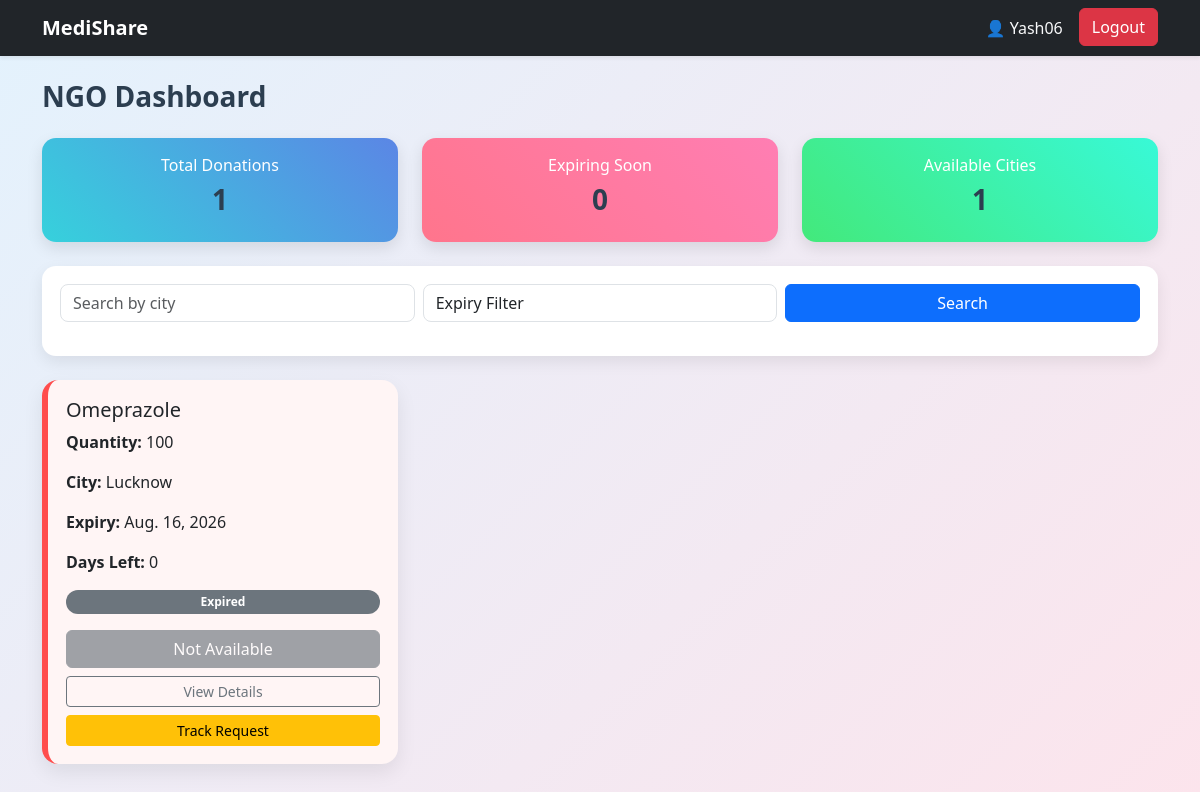
/ngo/ (signed in), run on the app's committed database.
### core/models.py (models this page shows, shortened)
class User(AbstractUser):
    ROLE_CHOICES = (
        ('DONOR', 'Donor'),
        ('NGO', 'NGO'),
    )
    role = models.CharField(max_length=10, choices=ROLE_CHOICES, default='DONOR')
    phone = models.CharField(max_length=15, blank=True, null=True)
    address = models.TextField(blank=True, null=True)

class MedicineDonation(models.Model):
    STATUS_CHOICES = [
        ('PENDING', 'Pending'),
        ('APPROVED', 'Approved'),
    ]
    donor = models.ForeignKey(User, on_delete=models.CASCADE)
    medicine_name = models.CharField(max_length=100)
    quantity = models.IntegerField()
    expiry_date = models.DateField()
    city = models.CharField(max_length=100)
    status = models.CharField(max_length=10, choices=STATUS_CHOICES, default='PENDING')
    image = models.ImageField(upload_to='medicine_images/', blank=True, null=True)

### core/views.py (the view)
# urls.py: path('ngo/', views.ngo_dashboard, name='ngo_dashboard'),
@login_required
def ngo_dashboard(request):
    if request.user.role != 'NGO':
        return redirect('dashboard')
    donations = MedicineDonation.objects.filter(status='APPROVED')
    for d in donations:
        if d.expiry_date:
            d.days_left = (d.expiry_date - date.today()).days
        else:
            d.days_left = 0
        d.user_request = MedicineRequest.objects.filter(
            ngo=request.user,
            donation=d
        ).first()
    expiring_count = sum(1 for d in donations if 0 < d.days_left <= 7)
    city_count = len(set(d.city for d in donations))
    return render(request, 'ngo_dashboard.html', {
        'donations': donations,
        'expiring_count': expiring_count,
        'city_count': city_count
    })

### core/templates/ngo_dashboard.html (shortened to what this page needs)
{% include 'navbar.html' %}
<!DOCTYPE html>
<html>
<head>
<link href="https://cdn.jsdelivr.net/npm/bootstrap@5.3.0/dist/css/bootstrap.min.css" rel="stylesheet">
</head>
<body>
<div class="container mt-4">
<h3 class="mb-4">NGO Dashboard</h3>
<div class="row mb-4">
    <div class="col-md-4">
        <div class="stats-card stats1">
            <h6>Total Donations</h6>
            <h3>{{ donations|length }}</h3>
        </div>
    </div>
    <div class="col-md-4">
        <div class="stats-card stats2">
            <h6>Expiring Soon</h6>
            <h3>{{ expiring_count }}</h3>
        </div>
    </div>
    <div class="col-md-4">
        <div class="stats-card stats3">
            <h6>Available Cities</h6>
            <h3>{{ city_count }}</h3>
        </div>
    </div>
</div>
<div class="filter-box mb-4">
<form method="GET" class="row g-2">
    <div class="col-md-4">
        <input type="text" name="city" value="{{ request.GET.city }}" placeholder="Search by city" class="form-control">
    </div>
    <div class="col-md-4">
        <select name="expiry" class="form-control">
            <option value="">Expiry Filter</option>
        </select>
    </div>
    <div class="col-md-4">
        <button class="btn btn-primary w-100">Search</button>
    </div>
</form>
</div>
<div class="row">
{% for d in donations %}
<div class="col-md-4">
<div class="card {% if d.days_left <= 7 %}priority{% endif %}">
    <h5 class="mb-2">{{ d.medicine_name }}</h5>
    <p><strong>Quantity:</strong> {{ d.quantity }}</p>
    <p><strong>City:</strong> {{ d.city }}</p>
    <p><strong>Expiry:</strong> {{ d.expiry_date }}</p>
    <p><strong>Days Left:</strong> {{ d.days_left|default:"0" }}</p>
    {% if d.days_left <= 7 and d.days_left > 0 %}
        <span class="badge bg-danger">Expiring Soon</span>
    {% elif d.days_left > 0 %}
        <span class="badge bg-success">Available</span>
    {% else %}
        <span class="badge bg-secondary">Expired</span>
    {% endif %}
    <div class="d-grid gap-2 mt-3">
        {% if d.days_left > 0 %}
        <form action="{% url 'request_medicine' d.id %}" method="POST">
            {% csrf_token %}
            <input type="number" name="quantity" class="form-control mb-2"
                   placeholder="Enter quantity" min="1" max="{{ d.quantity }}" required>
            <button type="submit" class="btn-request w-100">
                Request Medicine
            </button>
        </form>
        {% else %}
        <button class="btn btn-secondary" disabled>
            Not Available
        </button>
        {% endif %}
        <button class="btn btn-outline-secondary btn-sm"
                data-bs-toggle="modal"
                data-bs-target="#modal{{ d.id }}">
            View Details
        </button>
        {% if d.user_request %}
<a href="{% url 'track_request' d.user_request.id %}"
   class="btn btn-warning btn-sm">
    Track Request
</a>
{% endif %}
    </div>
</div>
</div>
{% empty %}
<p class="text-center text-muted mt-4">No medicines available</p>
{% endfor %}
</div>
</div>
</body>
</html>

### core/templates/navbar.html (shortened to what this page needs)
<nav class="navbar navbar-expand-lg navbar-dark bg-dark shadow-sm">
  <div class="container">
    <a class="navbar-brand fw-bold" href="/">
        MediShare
    </a>
        <ul class="navbar-nav">
            {% if user.is_authenticated %}
                <li class="nav-item">
                    <span class="nav-link text-light">
                        👤 {{ user.username }}
                    </span>
                </li>
                <li class="nav-item">
                    <a class="btn btn-danger ms-2" href="{% url 'logout' %}">
                        Logout
                    </a>
                </li>
            {% else %}
                <li class="nav-item">
                    <a class="btn btn-success" href="{% url 'login' %}">
                        Login
                    </a>
                </li>
            {% endif %}
        </ul>
    </div>
</nav>

### core/templates/ngo_dashboard.html (style rules this page uses)
body { background: linear-gradient(135deg, #e3f2fd, #fce4ec); font-family: 'Segoe UI', sans-serif; }
h3 { font-weight: 600; color: #2c3e50; }
.card { border: none; border-radius: 16px; padding: 18px; margin-bottom: 20px; background: white; box-shadow: 0 8px 20px rgba(0,0,0,0.08); transition: 0.3s; }
.priority { border-left: 6px solid #ff4d4d; background:#fff5f5; }
.stats-card { text-align:center; padding:18px; border-radius:14px; color:white; box-shadow:0 6px 16px rgba(0,0,0,0.1); }
.stats1 { background: linear-gradient(45deg, #36d1dc, #5b86e5); }
.stats2 { background: linear-gradient(45deg, #ff758c, #ff7eb3); }
.stats3 { background: linear-gradient(45deg, #43e97b, #38f9d7); }
.filter-box { background:white; padding:18px; border-radius:14px; box-shadow:0 6px 16px rgba(0,0,0,0.08); }
.badge { padding:6px 12px; font-size:12px; border-radius:20px; }
input, select { border-radius:8px !important; }

### data on the page
User: username "Yash06"
MedicineDonation: medicine_name "Omeprazole", quantity "100", city "Lucknow", expiry_date "Aug. 16, 2026", days_left "0", shows "Expired", shows "Not Available", shows "Track Request"

### other printed values
{{ donations|length }} "1"
{{ expiring_count }} "0"
{{ city_count }} "1"
